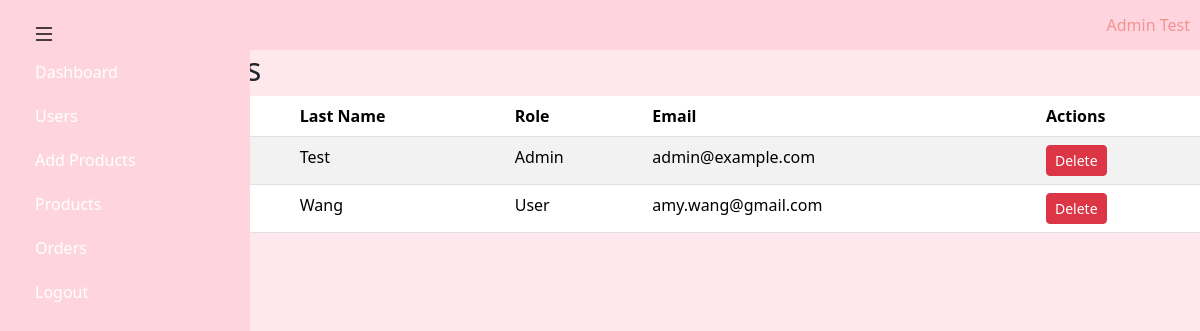
/admin/users (signed in), run on an earlier commit of the app's database.
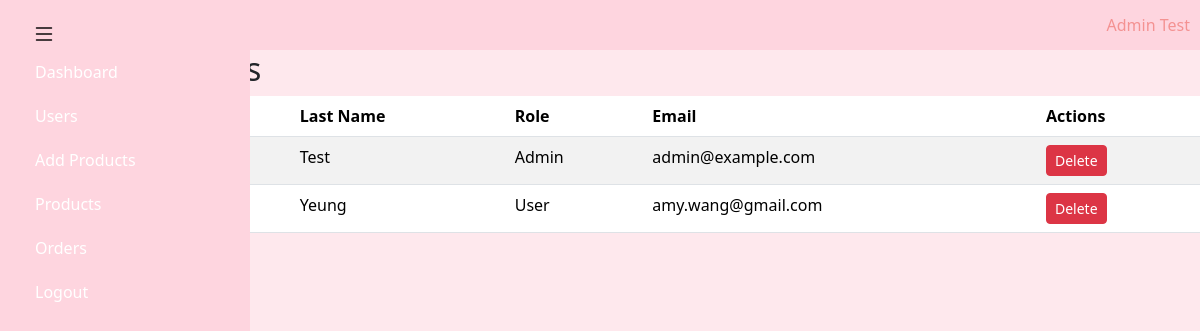
And on a later commit of the database.
### models.py (models this page shows, shortened)
class User(db.Model):
    __tablename__ = 'users'  # Define table name in the database
    id = db.Column(db.Integer, primary_key=True)  # Primary key for user
    first_name = db.Column(db.String(50), nullable=False)  # User's first name
    last_name = db.Column(db.String(50), nullable=False)  # User's last name
    email = db.Column(db.String(100), unique=True, nullable=False)  # Unique email for user authentication
    password_hash = db.Column(db.String(128), nullable=False)  # Hashed password
    role = db.Column(db.String(10), default="user")  # User role (default: user)
    created_at = db.Column(db.DateTime, default=lambda: datetime.now(pytz.timezone('America/New_York')))  # Timestamp in NY timezone
    cart = db.relationship('Cart', back_populates='user', uselist=False)
    orders = db.relationship('Order', back_populates='user')
    @property
    def full_name(self):
        return f"{self.first_name} {self.last_name}"

### app.py (the view)
@app.route("/admin/users")
@login_required
def admin_users():
    if current_user.role != 'admin':
        return redirect("/login")  # Redirect to login
    users = User.query.all()
    return render_template("admin_user.html", users=users)

### app.py (called while the page is built)
@login_manager.user_loader
def load_user(user_id):
    return User.query.get(int(user_id))

### templates/admin_user.html (shortened to what this page needs)
{% extends "admin_layout.html" %}
{% block body %}
    <h2>Manage All Users</h2>
    <table class="table table-striped">
        <thead>
            <tr>
                <th>ID</th>
                <th>First Name</th>
                <th>Last Name</th>
                <th>Role</th>
                <th>Email</th>
                <th>Actions</th>
            </tr>
        </thead>
        <tbody>
            {% for user in users %}
            <tr>
                <td>{{ user.id }}</td>
                <td>{{ user.first_name | title }}</td>
                <td>{{ user.last_name | title }}</td>
                <td>{{ user.role | title }}</td>
                <td>{{ user.email }}</td>
                <td>
                    <form action="/admin/delete/{{ user.id }}" method="POST" style="display:inline;">
                        <button type="submit" class="btn btn-danger btn-sm" onclick="return confirm('Are you sure you want to delete this user?')">Delete</button>
                    </form>
                </td>
            </tr>
            {% endfor %}
        </tbody>
    </table>
{% endblock %}

What changed in the data, as far as the page shows it:
changed User "User": last_name "Wang" → "Yeung"
